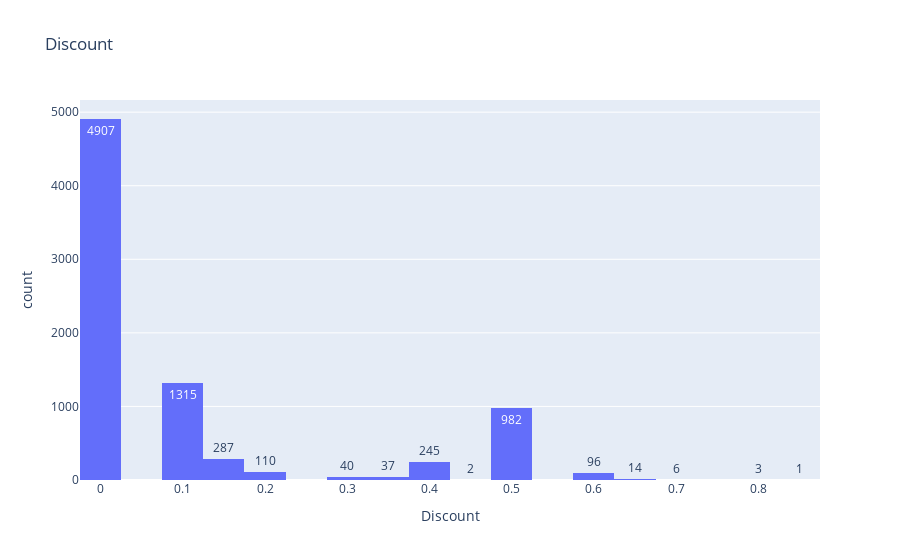
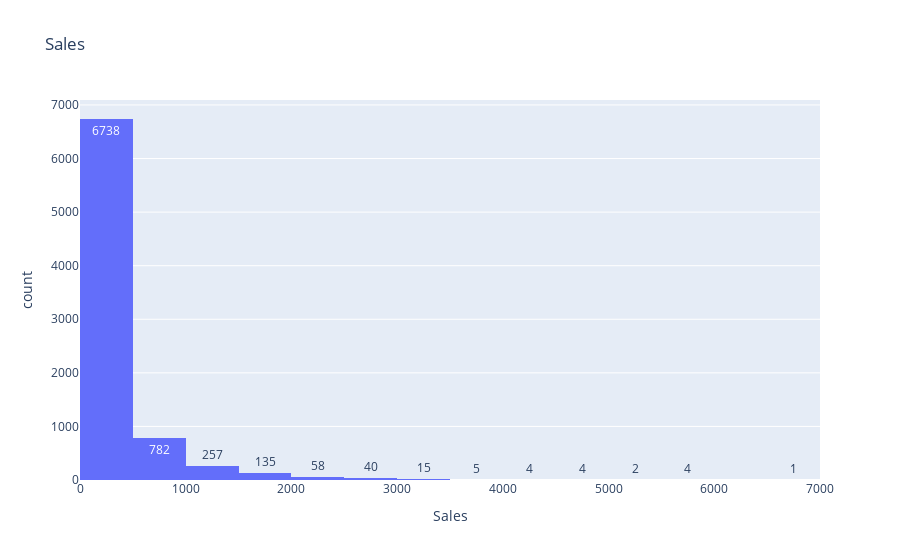
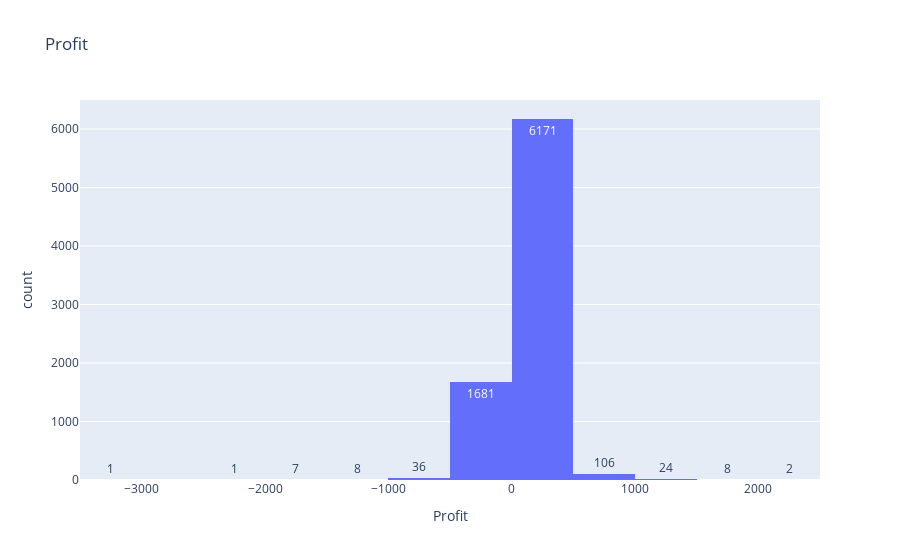
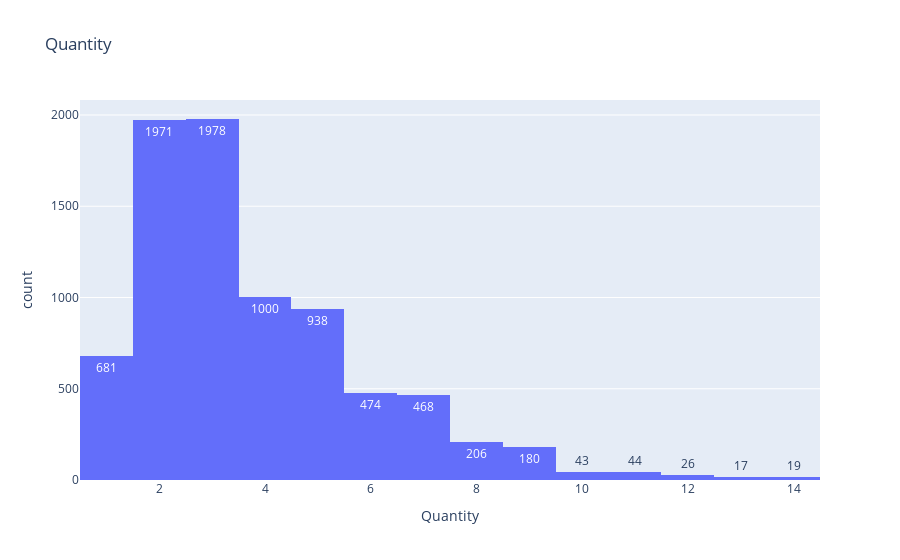

Notebook code cell kept with these figures, in order:
### Markdown cell above
### **Univariate Analysis**
Analyzing/visualizing the dataset by taking one variable at a time:

Data visualization is essential; we must decide what charts to plot to better understand the data. In this article, we visualize our data using Matplotlib and Seaborn libraries.

Matplotlib is a Python 2D plotting library used to draw basic charts we use Matplotlib.

Seaborn is also a python library built on top of Matplotlib that uses short lines of code to create and style statistical plots from Pandas and Numpy

Univariate analysis can be done for both Categorical and Numerical variables.

Categorical variables can be visualized using a Count plot, Bar Chart, Pie Plot, etc.

Numerical Variables can be visualized using Histogram, Box Plot, Density Plot, etc.

In our example, we have done a Univariate analysis using Histogram for continuous Variables.

In the below fig, a histogram is used to show the pattern of the variables.

### Code cell
for col in num:
    fig = px.histogram(df, x=col, title=f'{col}', nbins=20, text_auto=True)
    fig.show()

### Figure 1 — Plotly figure (JSON) as saved in the notebook; plotly's stock layout.template omitted (floating-point values rounded to 4 significant figures; data arrays with more than 128 entries replaced by an {"elided": "..."} marker saying what was removed)
{"data": [{"alignmentgroup": "True", "bingroup": "x", "hovertemplate": "Discount=%{x}<br>count=%{y}<extra></extra>", "legendgroup": "", "marker": {"color": "#636efa", "pattern": {"shape": ""}}, "name": "", "nbinsx": 20, "offsetgroup": "", "orientation": "v", "showlegend": false, "texttemplate": "%{value}", "type": "histogram", "x": {"elided": "8045 float values"}, "xaxis": "x", "yaxis": "y"}], "layout": {"barmode": "relative", "legend": {"tracegroupgap": 0}, "title": {"text": "Discount"}, "xaxis": {"anchor": "y", "domain": [0, 1], "title": {"text": "Discount"}}, "yaxis": {"anchor": "x", "domain": [0, 1], "title": {"text": "count"}}}}

### Figure 2 — Plotly figure (JSON) as saved in the notebook; plotly's stock layout.template omitted (floating-point values rounded to 4 significant figures; data arrays with more than 128 entries replaced by an {"elided": "..."} marker saying what was removed)
{"data": [{"alignmentgroup": "True", "bingroup": "x", "hovertemplate": "Sales=%{x}<br>count=%{y}<extra></extra>", "legendgroup": "", "marker": {"color": "#636efa", "pattern": {"shape": ""}}, "name": "", "nbinsx": 20, "offsetgroup": "", "orientation": "v", "showlegend": false, "texttemplate": "%{value}", "type": "histogram", "x": {"elided": "8045 int values"}, "xaxis": "x", "yaxis": "y"}], "layout": {"barmode": "relative", "legend": {"tracegroupgap": 0}, "title": {"text": "Sales"}, "xaxis": {"anchor": "y", "domain": [0, 1], "title": {"text": "Sales"}}, "yaxis": {"anchor": "x", "domain": [0, 1], "title": {"text": "count"}}}}

### Figure 3 — Plotly figure (JSON) as saved in the notebook; plotly's stock layout.template omitted (floating-point values rounded to 4 significant figures; data arrays with more than 128 entries replaced by an {"elided": "..."} marker saying what was removed)
{"data": [{"alignmentgroup": "True", "bingroup": "x", "hovertemplate": "Profit=%{x}<br>count=%{y}<extra></extra>", "legendgroup": "", "marker": {"color": "#636efa", "pattern": {"shape": ""}}, "name": "", "nbinsx": 20, "offsetgroup": "", "orientation": "v", "showlegend": false, "texttemplate": "%{value}", "type": "histogram", "x": {"elided": "8045 int values"}, "xaxis": "x", "yaxis": "y"}], "layout": {"barmode": "relative", "legend": {"tracegroupgap": 0}, "title": {"text": "Profit"}, "xaxis": {"anchor": "y", "domain": [0, 1], "title": {"text": "Profit"}}, "yaxis": {"anchor": "x", "domain": [0, 1], "title": {"text": "count"}}}}

### Figure 4 — Plotly figure (JSON) as saved in the notebook; plotly's stock layout.template omitted (floating-point values rounded to 4 significant figures; data arrays with more than 128 entries replaced by an {"elided": "..."} marker saying what was removed)
{"data": [{"alignmentgroup": "True", "bingroup": "x", "hovertemplate": "Quantity=%{x}<br>count=%{y}<extra></extra>", "legendgroup": "", "marker": {"color": "#636efa", "pattern": {"shape": ""}}, "name": "", "nbinsx": 20, "offsetgroup": "", "orientation": "v", "showlegend": false, "texttemplate": "%{value}", "type": "histogram", "x": {"elided": "8045 int values"}, "xaxis": "x", "yaxis": "y"}], "layout": {"barmode": "relative", "legend": {"tracegroupgap": 0}, "title": {"text": "Quantity"}, "xaxis": {"anchor": "y", "domain": [0, 1], "title": {"text": "Quantity"}}, "yaxis": {"anchor": "x", "domain": [0, 1], "title": {"text": "count"}}}}
